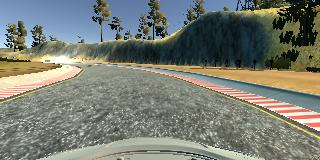
#> input picture document_images/center1.jpg, 320 x 160 px; its folder holds only this picture in this run
$ python -i model.py   (imports and definitions only)
#> lines starting #> are read from the running program, lines starting #| are printed output that depends on the picture
############### Importing Modules ###############
import os
import cv2
from keras.layers.advanced_activations import ELU
from keras.models import Model
from keras.models import Sequential
from keras.layers import Dense, GlobalAveragePooling2D ,BatchNormalization
from keras.layers.core import Activation, Flatten, Dropout, Lambda
from keras.layers.convolutional import Conv2D
from keras.layers.pooling import MaxPooling2D
from sklearn.model_selection import train_test_split
from sklearn.utils import shuffle
from keras.preprocessing.image import ImageDataGenerator
from keras.optimizers import Adam

import numpy as np
import pandas as pd

####### Loading images and labels #######
# Initializing global variables #
training_images = []
validation_images = []
training_labels = []
validation_labels = []

# CSV path of driving data #
# [1 line that did not run here, left out]

# Load single image from the path #
def load_and_preprocess_image(img_path):
    # Load Image from the path #
#> called with img_path = 'document_images/center1.jpg'
    img = cv2.imread(img_path)
#> img is the input picture: shape (160, 320, 3); mean B, G, R 114.7, 124.5, 120.5
    # Crop the image #
    img = img[60:140,:]
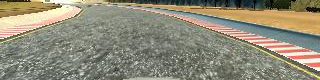
#> img: shape (80, 320, 3); mean B, G, R 119.8, 138.9, 143.1
    # Apply Gaussian Blur with kernel size 3 #
    img = cv2.GaussianBlur(img, (3,3), 0)
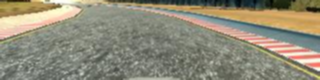
#> img: shape (80, 320, 3); mean B, G, R 119.8, 138.9, 143.1
    # Resizing to (100,100) helps in reducing parameters size #
    img = cv2.resize(img,(100, 100), interpolation = cv2.INTER_AREA)
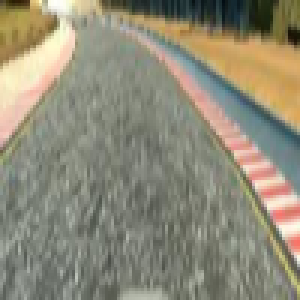
#> img: shape (100, 100, 3) (shown 3 times larger); mean B, G, R 119.8, 138.9, 143
    # Convert from BGR to YUV scale #
    img = cv2.cvtColor(img, cv2.COLOR_BGR2YUV)
#> img: shape (100, 100, 3); mean of channels 0, 1, 2 137.9, 119.3, 132.4

    return img

# Distort the image to create augmented data #
# [150 lines left out: functions distort, load_data, train, not called in this run]

# [5 lines not run here, left out]


>>> result = load_and_preprocess_image('document_images/center1.jpg')

$ run again, on document_images/center3.jpg
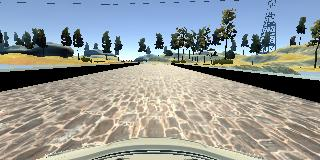
#> input picture document_images/center3.jpg, 320 x 160 px
#> in load_and_preprocess_image, img is the input picture: shape (160, 320, 3); mean B, G, R 150.8, 152.5, 148.4
#> in load_and_preprocess_image, `img = cv2.GaussianBlur(img, (3,3), 0)`:
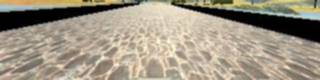
#> img: shape (80, 320, 3); mean B, G, R 132, 149.6, 159.2
#> in load_and_preprocess_image, `img = cv2.resize(img,(100, 100), interpolation = cv2.INTER_AREA)`:
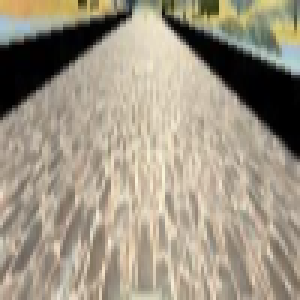
#> img: shape (100, 100, 3) (shown 3 times larger); mean B, G, R 132, 149.6, 159.2
